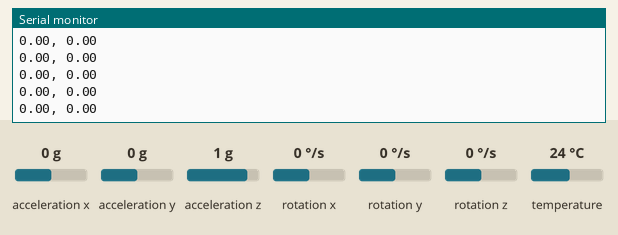
A sketch run on a simulated Arduino Uno, built with avr-gcc and run on an emulated ATmega328P. Shown: the last lines printed to the serial monitor. The inputs (shaded band) are chosen by the test bench; at power-on: acceleration x 0 g, acceleration z 1 g, rotation x 0 °/s, acceleration y 0 g, rotation y 0 °/s, rotation z 0 °/s, temperature 24 °C.

Above: at 8.6 s.
8.7 s: acceleration x set to -0.8 g
At 9.7 s:
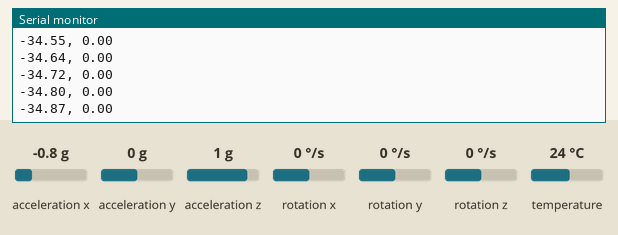
10.2 s: acceleration z set to -0.8 g
At 11.2 s:
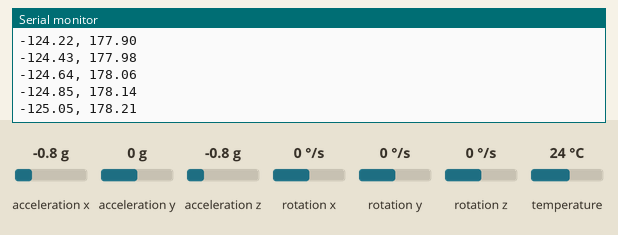
11.7 s: rotation x set to -192 °/s
At 12.5 s:
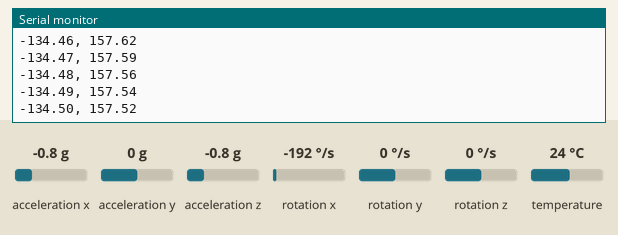
13.2 s: acceleration y set to -1.4 g
At 14.3 s:
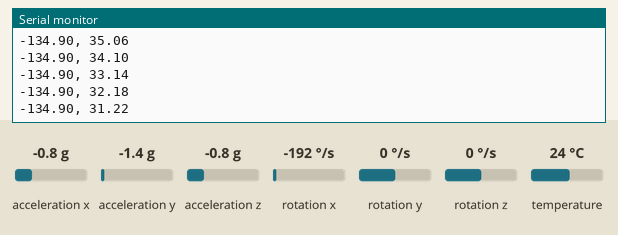
14.7 s: rotation y set to -192 °/s
At 15.3 s:
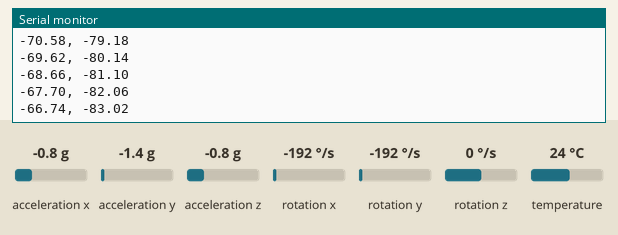
Timing chart, 0 to 17.2 s (numbered marks = the images above; inputs shaded):
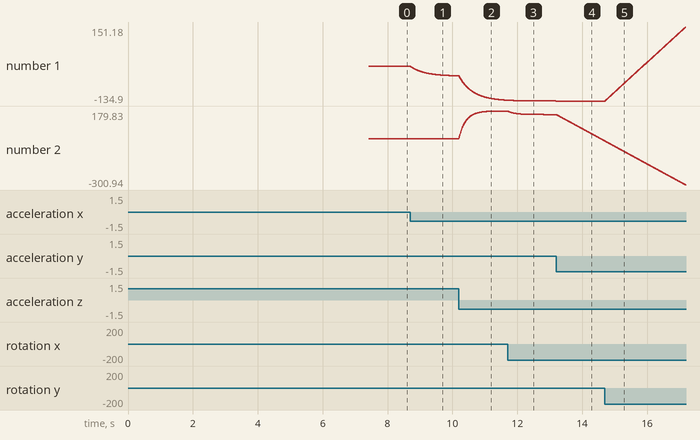

Measured:
- after the input at 8.7 s, the serial monitor: prints a new line at once (image 1)
- plotted number 1: 0 → -37.49 after the input at 8.7 s

The sketch:

MPU6050_CompFilter.ino
```cpp
// Basic demo for accelerometer readings from Adafruit MPU6050

#include <Adafruit_MPU6050.h>
#include <Adafruit_Sensor.h>
#include <Wire.h>
#define rad_to_deg 57.2957795
Adafruit_MPU6050 mpu;
float o[3]={0,0,0};
float pitch=0,roll=0;

void cali(){
  int c =0;
  sensors_event_t a, g, temp;
  while (c<1000){
    mpu.getEvent(&a, &g, &temp);
    o[0] = g.gyro.x;
    o[1] = g.gyro.y;
    o[2] = g.gyro.z;
    c++;
    delay(5);
  }
  o[0] = o[0] / 1000;
  o[1] = o[1] / 1000;
  o[2] = o[2] / 1000;
}

void ComplementaryFilter(float accData[3], float gyrData[3],float dt)
{
    float pitchAcc, rollAcc;

    // Integrate the gyroscope data -> int(angularSpeed) = angle
    pitch += ((float)gyrData[0]) * rad_to_deg * dt; // Angle around the X-axis
    roll -= ((float)gyrData[1]) * rad_to_deg * dt;    // Angle around the Y-axis

    // Compensate for drift with accelerometer data if
    // Sensitivity = -2 to 2 G at 16Bit -> 2G  && 0.5G
    int forceMagnitudeApprox = abs(accData[0]) + abs(accData[1]) + abs(accData[2]);
    if (forceMagnitudeApprox > SENSORS_GRAVITY_STANDARD *0.5 && forceMagnitudeApprox < 2*SENSORS_GRAVITY_STANDARD)
    {
  // Turning around the X axis results in a vector on the Y-axis
        pitchAcc = atan2f((float)accData[1] / SENSORS_GRAVITY_STANDARD * 16384, (float)accData[2] / SENSORS_GRAVITY_STANDARD * 16384) * 180 / M_PI;
        pitch = pitch * 0.96 + pitchAcc * 0.04;

  // Turning around the Y axis results in a vector on the X-axis
        rollAcc = atan2f((float)accData[0] / SENSORS_GRAVITY_STANDARD * 16384, (float)accData[2] / SENSORS_GRAVITY_STANDARD * 16384) * 180 / M_PI;
        roll = roll * 0.98 + rollAcc * 0.02;
    }
}

void setup(void) {
  Serial.begin(115200);
  while (!Serial)
    delay(10); // will pause Zero, Leonardo, etc until serial console opens

  Serial.println("Adafruit MPU6050 test!");

  // Try to initialize!
  if (!mpu.begin()) {
    Serial.println("Failed to find MPU6050 chip");
    while (1) {
      delay(10);
    }
  }
  Serial.println("MPU6050 Found!");

  mpu.setAccelerometerRange(MPU6050_RANGE_2_G);
  Serial.print("Accelerometer range set to: ");
  switch (mpu.getAccelerometerRange()) {
  case MPU6050_RANGE_2_G:
    Serial.println("+-2G");
    break;
  case MPU6050_RANGE_4_G:
    Serial.println("+-4G");
    break;
  case MPU6050_RANGE_8_G:
    Serial.println("+-8G");
    break;
  case MPU6050_RANGE_16_G:
    Serial.println("+-16G");
    break;
  }
  mpu.setGyroRange(MPU6050_RANGE_500_DEG);
  Serial.print("Gyro range set to: ");
  switch (mpu.getGyroRange()) {
  case MPU6050_RANGE_250_DEG:
    Serial.println("+- 250 deg/s");
    break;
  case MPU6050_RANGE_500_DEG:
    Serial.println("+- 500 deg/s");
    break;
  case MPU6050_RANGE_1000_DEG:
    Serial.println("+- 1000 deg/s");
    break;
  case MPU6050_RANGE_2000_DEG:
    Serial.println("+- 2000 deg/s");
    break;
  }

  mpu.setFilterBandwidth(MPU6050_BAND_260_HZ);
  Serial.print("Filter bandwidth set to: ");
  switch (mpu.getFilterBandwidth()) {
  case MPU6050_BAND_260_HZ:
    Serial.println("260 Hz");
    break;
  case MPU6050_BAND_184_HZ:
    Serial.println("184 Hz");
    break;
  case MPU6050_BAND_94_HZ:
    Serial.println("94 Hz");
    break;
  case MPU6050_BAND_44_HZ:
    Serial.println("44 Hz");
    break;
  case MPU6050_BAND_21_HZ:
    Serial.println("21 Hz");
    break;
  case MPU6050_BAND_10_HZ:
    Serial.println("10 Hz");
    break;
  case MPU6050_BAND_5_HZ:
    Serial.println("5 Hz");
    break;
  }
  float rate = mpu.getSampleRateDivisor();
  Serial.println(rate);
  cali();
  Serial.println("");
  delay(100);
}

void loop() {

  float acc[3],gyr[3];
  /* Get new sensor events with the readings */
  sensors_event_t a, g, temp;
  mpu.getEvent(&a, &g, &temp);

  acc[0]=a.acceleration.x;
  acc[1]=a.acceleration.y;
  acc[2]=a.acceleration.z;

  gyr[0]=g.gyro.x-o[0];
  gyr[1]=g.gyro.y-o[1];
  gyr[2]=g.gyro.z-o[2];

  ComplementaryFilter(acc, gyr, 0.005);

  //Serial.print("roll ");
  Serial.print(roll);
  Serial.print(", ");
  Serial.print(pitch);
  Serial.println("");
  delay(5);
}
```
